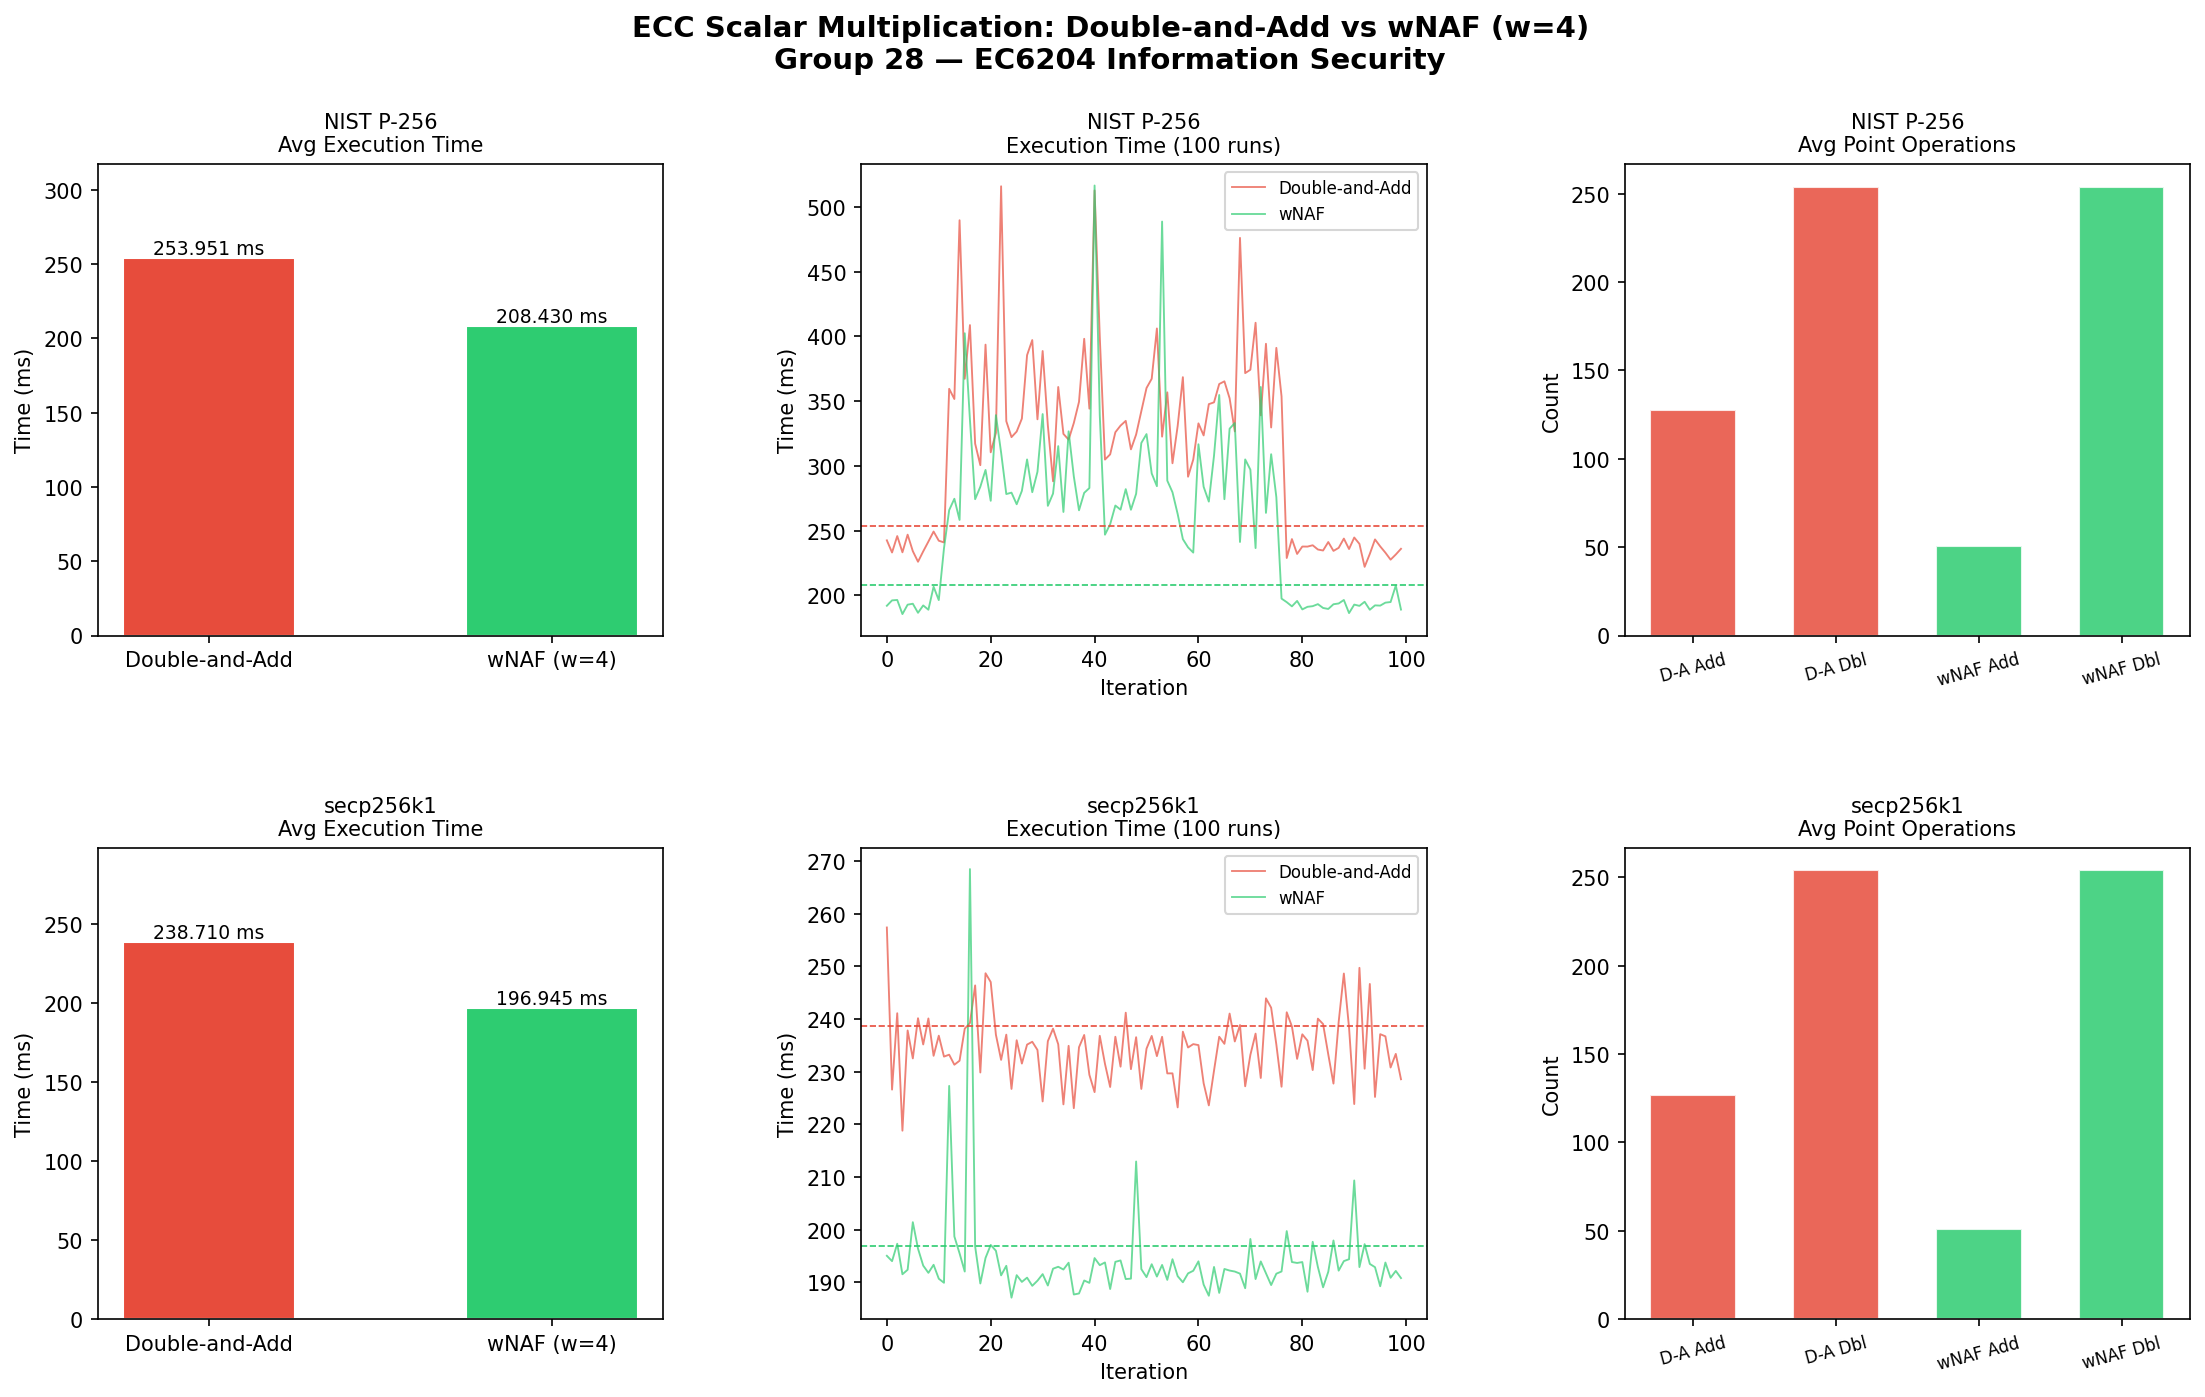

Generate this figure with Python:
"""
EC6204 Information Security - Mini Project | Group 28
Performance Improvement of ECC Scalar Multiplication
Using Windowed Non-Adjacent Form (wNAF) Method

Curves  : NIST P-256 (prime256v1) and secp256k1
Metrics : Execution time (ms), point operation count, memory usage (bytes)
Iterations: 500
"""

import time
import random
import tracemalloc
import statistics
import matplotlib.pyplot as plt
import matplotlib.gridspec as gridspec
import pandas as pd

# ── Elliptic-curve field and point arithmetic (pure Python, no external libs) ──

class FieldElement:
    """Modular arithmetic helpers (not used directly, but kept for clarity)."""
    pass


class ECPoint:
    """Affine point on a short Weierstrass curve  y² = x³ + ax + b (mod p)."""

    def __init__(self, x, y, curve):
        self.x = x
        self.y = y
        self.curve = curve

    def is_infinity(self):
        return self.x is None and self.y is None

    def __eq__(self, other):
        if other is None:
            return False
        return self.x == other.x and self.y == other.y

    def __repr__(self):
        if self.is_infinity():
            return "ECPoint(∞)"
        return f"ECPoint({hex(self.x)[:12]}…, {hex(self.y)[:12]}…)"


INFINITY = ECPoint(None, None, None)  # Identity element


class EllipticCurve:
    """
    Short Weierstrass curve: y² ≡ x³ + ax + b (mod p).
    Supports point addition, doubling, and negation.
    """

    def __init__(self, p, a, b, Gx, Gy, n, name):
        self.p = p
        self.a = a
        self.b = b
        self.G = ECPoint(Gx, Gy, self)
        self.n = n          # order of G
        self.name = name

    # ── Low-level helpers ────────────────────────────────────────────────────

    def _modinv(self, k, p):
        """Extended Euclidean algorithm (modular inverse)."""
        if k == 0:
            raise ZeroDivisionError("No inverse of zero")
        if k < 0:
            return p - self._modinv(-k, p)
        s, old_s = 0, 1
        r, old_r = p, k
        while r != 0:
            q = old_r // r
            old_r, r = r, old_r - q * r
            old_s, s = s, old_s - q * s
        return old_s % p

    def neg(self, P):
        """Return -P."""
        if P.is_infinity():
            return INFINITY
        return ECPoint(P.x, (-P.y) % self.p, self)

    def add(self, P, Q, _counter=None):
        """Point addition P + Q.  Optionally increments an op-counter list."""
        if _counter is not None:
            _counter[0] += 1          # count this addition

        if P.is_infinity():
            return Q
        if Q.is_infinity():
            return P
        if P.x == Q.x:
            if P.y != Q.y:
                return INFINITY       # P = -Q
            return self.double(P, _counter)

        lam = ((Q.y - P.y) * self._modinv(Q.x - P.x, self.p)) % self.p
        x3 = (lam * lam - P.x - Q.x) % self.p
        y3 = (lam * (P.x - x3) - P.y) % self.p
        return ECPoint(x3, y3, self)

    def double(self, P, _counter=None):
        """Point doubling 2P.  Optionally increments a doubling-counter list."""
        if _counter is not None:
            _counter[1] += 1          # count this doubling

        if P.is_infinity():
            return INFINITY
        lam = ((3 * P.x * P.x + self.a) * self._modinv(2 * P.y, self.p)) % self.p
        x3 = (lam * lam - 2 * P.x) % self.p
        y3 = (lam * (P.x - x3) - P.y) % self.p
        return ECPoint(x3, y3, self)

    def subtract(self, P, Q, _counter=None):
        """P - Q = P + (-Q)."""
        return self.add(P, self.neg(Q), _counter)


# ── NIST P-256 (prime256v1) ──────────────────────────────────────────────────

P256 = EllipticCurve(
    p  = 0xFFFFFFFF00000001000000000000000000000000FFFFFFFFFFFFFFFFFFFFFFFF,
    a  = 0xFFFFFFFF00000001000000000000000000000000FFFFFFFFFFFFFFFFFFFFFFFC,
    b  = 0x5AC635D8AA3A93E7B3EBBD55769886BC651D06B0CC53B0F63BCE3C3E27D2604B,
    Gx = 0x6B17D1F2E12C4247F8BCE6E563A440F277037D812DEB33A0F4A13945D898C296,
    Gy = 0x4FE342E2FE1A7F9B8EE7EB4A7C0F9E162BCE33576B315ECECBB6406837BF51F5,
    n  = 0xFFFFFFFF00000000FFFFFFFFFFFFFFFFBCE6FAADA7179E84F3B9CAC2FC632551,
    name = "NIST P-256"
)

# ── secp256k1 (Bitcoin curve) ─────────────────────────────────────────────────

SECP256K1 = EllipticCurve(
    p  = 0xFFFFFFFFFFFFFFFFFFFFFFFFFFFFFFFFFFFFFFFFFFFFFFFFFFFFFFFEFFFFFC2F,
    a  = 0,
    b  = 7,
    Gx = 0x79BE667EF9DCBBAC55A06295CE870B07029BFCDB2DCE28D959F2815B16F81798,
    Gy = 0x483ADA7726A3C4655DA4FBFC0E1108A8FD17B448A68554199C47D08FFB10D4B8,
    n  = 0xFFFFFFFFFFFFFFFFFFFFFFFFFFFFFFFEBAAEDCE6AF48A03BBFD25E8CD0364141,
    name = "secp256k1"
)


# ─────────────────────────────────────────────────────────────────────────────
#  Algorithm 1 : Double-and-Add
# ─────────────────────────────────────────────────────────────────────────────

def double_and_add(k, G, curve, count_ops=False):
    """
    Standard left-to-right binary scalar multiplication.

    Parameters
    ----------
    k          : scalar integer
    G          : base point (ECPoint)
    curve      : EllipticCurve instance
    count_ops  : if True, returns (result, additions, doublings)
    """
    counter = [0, 0]        # [additions, doublings]
    R = INFINITY
    binary_k = bin(k)[2:]   # e.g.  '11010001…'

    for bit in binary_k:
        if not R.is_infinity():
            R = curve.double(R, counter if count_ops else None)
        if bit == '1':
            if R.is_infinity():
                R = G
            else:
                R = curve.add(R, G, counter if count_ops else None)

    if count_ops:
        return R, counter[0], counter[1]
    return R


# ─────────────────────────────────────────────────────────────────────────────
#  Algorithm 2 : Windowed Non-Adjacent Form (wNAF)
# ─────────────────────────────────────────────────────────────────────────────

def to_wnaf(k, w):
    """
    Convert integer k to its wNAF (width-w Non-Adjacent Form) representation.

    Returns a list of digits (MSB-first) from the set
        { -(2^w-1), …, -3, -1, 0, 1, 3, …, 2^w-1 }
    where no two consecutive digits are both non-zero.
    """
    naf = []
    while k > 0:
        if k % 2 == 1:              # k is odd
            ki = k % (2 ** w)       # take w bits
            if ki >= 2 ** (w - 1):  # too large → go negative
                ki -= 2 ** w
            naf.append(ki)
            k -= ki
        else:
            naf.append(0)
        k //= 2                     # right-shift
    return naf[::-1]                # MSB first


def wnaf_multiply(k, G, curve, w=4, count_ops=False):
    """
    wNAF scalar multiplication.

    Parameters
    ----------
    k          : scalar integer
    G          : base point (ECPoint)
    curve      : EllipticCurve instance
    w          : window width (4 is optimal for 256-bit scalars)
    count_ops  : if True, returns (result, additions, doublings)
    """
    counter = [0, 0]        # [additions, doublings]

    # Step 1: Precompute table  [ G, 3G, 5G, …, (2^w - 1)G ]
    table_size = 2 ** (w - 1)   # number of odd multiples needed
    precomp = [None] * table_size
    precomp[0] = G
    double_G = curve.double(G)
    for i in range(1, table_size):
        precomp[i] = curve.add(precomp[i - 1], double_G)

    # Step 2: Convert k to wNAF digits
    naf_digits = to_wnaf(k, w)

    # Step 3: Evaluate via left-to-right scanning
    R = INFINITY
    for digit in naf_digits:
        if not R.is_infinity():
            R = curve.double(R, counter if count_ops else None)

        if digit > 0:
            idx = digit // 2        # odd digit d → index (d-1)/2
            if R.is_infinity():
                R = precomp[idx]
            else:
                R = curve.add(R, precomp[idx], counter if count_ops else None)
        elif digit < 0:
            idx = (-digit) // 2
            if R.is_infinity():
                R = curve.neg(precomp[idx])
            else:
                R = curve.subtract(R, precomp[idx], counter if count_ops else None)

    if count_ops:
        return R, counter[0], counter[1]
    return R


# ─────────────────────────────────────────────────────────────────────────────
#  Correctness Verification
# ─────────────────────────────────────────────────────────────────────────────

def verify_correctness(curve, trials=20):
    """Both algorithms must produce the same point Q = kG."""
    print(f"\n{'─'*55}")
    print(f"  Correctness check — {curve.name}  ({trials} random scalars)")
    print(f"{'─'*55}")
    all_ok = True
    for i in range(trials):
        k = random.randint(2, curve.n - 1)
        R_da   = double_and_add(k, curve.G, curve)
        R_wnaf = wnaf_multiply(k, curve.G, curve)
        ok = (R_da == R_wnaf)
        if not ok:
            all_ok = False
            print(f"  [FAIL] trial {i+1}: mismatch for k={hex(k)[:16]}…")
    if all_ok:
        print(f"  [PASS] All {trials} trials matched ✓")
    return all_ok


# ─────────────────────────────────────────────────────────────────────────────
#  Benchmarking helpers
# ─────────────────────────────────────────────────────────────────────────────

def benchmark(curve, iterations=500, w=4):
    """
    Run 'iterations' timed trials for both algorithms on 'curve'.
    Returns a dict with timing lists and operation counts.
    """
    print(f"\n{'─'*55}")
    print(f"  Benchmarking — {curve.name}  ({iterations} iterations, w={w})")
    print(f"{'─'*55}")

    da_times, wnaf_times = [], []
    da_adds, da_dubs = [], []
    wnaf_adds, wnaf_dubs = [], []

    for i in range(iterations):
        k = random.randint(2, curve.n - 1)

        # ── Double-and-Add ──────────────────────────────────────────
        tracemalloc.start()
        t0 = time.perf_counter()
        R_da, a, d = double_and_add(k, curve.G, curve, count_ops=True)
        t1 = time.perf_counter()
        _, peak_da = tracemalloc.get_traced_memory()
        tracemalloc.stop()

        da_times.append((t1 - t0) * 1000)      # ms
        da_adds.append(a)
        da_dubs.append(d)

        # ── wNAF ────────────────────────────────────────────────────
        tracemalloc.start()
        t0 = time.perf_counter()
        R_wn, a, d = wnaf_multiply(k, curve.G, curve, w=w, count_ops=True)
        t1 = time.perf_counter()
        _, peak_wnaf = tracemalloc.get_traced_memory()
        tracemalloc.stop()

        wnaf_times.append((t1 - t0) * 1000)
        wnaf_adds.append(a)
        wnaf_dubs.append(d)

        if (i + 1) % 100 == 0:
            print(f"    {i+1}/{iterations} done …")

    return {
        "da_times"   : da_times,
        "wnaf_times" : wnaf_times,
        "da_adds"    : da_adds,
        "da_dubs"    : da_dubs,
        "wnaf_adds"  : wnaf_adds,
        "wnaf_dubs"  : wnaf_dubs,
    }


def print_summary(data, curve_name):
    """Print a formatted statistics table for one curve."""
    def stats(lst):
        return {
            "mean"  : statistics.mean(lst),
            "min"   : min(lst),
            "max"   : max(lst),
            "stdev" : statistics.stdev(lst),
        }

    da   = stats(data["da_times"])
    wn   = stats(data["wnaf_times"])
    improvement = (da["mean"] - wn["mean"]) / da["mean"] * 100
    add_reduction = (
        (statistics.mean(data["da_adds"]) - statistics.mean(data["wnaf_adds"]))
        / statistics.mean(data["da_adds"]) * 100
    )

    print(f"\n{'═'*60}")
    print(f"  Results — {curve_name}")
    print(f"{'═'*60}")
    print(f"  {'Metric':<28} {'Double-and-Add':>12}  {'wNAF (w=4)':>12}")
    print(f"  {'─'*56}")
    print(f"  {'Avg time (ms)':<28} {da['mean']:>12.4f}  {wn['mean']:>12.4f}")
    print(f"  {'Min time (ms)':<28} {da['min']:>12.4f}  {wn['min']:>12.4f}")
    print(f"  {'Max time (ms)':<28} {da['max']:>12.4f}  {wn['max']:>12.4f}")
    print(f"  {'Std-dev (ms)':<28} {da['stdev']:>12.4f}  {wn['stdev']:>12.4f}")
    print(f"  {'Avg point additions':<28} {statistics.mean(data['da_adds']):>12.1f}  {statistics.mean(data['wnaf_adds']):>12.1f}")
    print(f"  {'Avg point doublings':<28} {statistics.mean(data['da_dubs']):>12.1f}  {statistics.mean(data['wnaf_dubs']):>12.1f}")
    print(f"  {'─'*56}")
    print(f"  Execution time improvement : {improvement:+.2f}%")
    print(f"  Addition reduction         : {add_reduction:+.2f}%")
    print(f"{'═'*60}")


# ─────────────────────────────────────────────────────────────────────────────
#  Plotting
# ─────────────────────────────────────────────────────────────────────────────

def plot_results(data_p256, data_k1):
    """Generate a 2×3 grid of benchmark charts and save to PNG."""
    fig = plt.figure(figsize=(18, 10))
    fig.suptitle(
        "ECC Scalar Multiplication: Double-and-Add vs wNAF (w=4)\n"
        "Group 28 — EC6204 Information Security",
        fontsize=14, fontweight='bold'
    )
    gs = gridspec.GridSpec(2, 3, figure=fig, hspace=0.45, wspace=0.35)

    COLORS = {"da": "#E74C3C", "wnaf": "#2ECC71"}

    for row, (data, cname) in enumerate([(data_p256, "NIST P-256"),
                                          (data_k1,   "secp256k1")]):
        avg_da   = statistics.mean(data["da_times"])
        avg_wnaf = statistics.mean(data["wnaf_times"])

        # Col 0 — Bar chart: average execution time
        ax0 = fig.add_subplot(gs[row, 0])
        bars = ax0.bar(["Double-and-Add", "wNAF (w=4)"],
                       [avg_da, avg_wnaf],
                       color=[COLORS["da"], COLORS["wnaf"]],
                       width=0.5, edgecolor='white')
        for bar, val in zip(bars, [avg_da, avg_wnaf]):
            ax0.text(bar.get_x() + bar.get_width() / 2,
                     bar.get_height() + 0.001,
                     f"{val:.3f} ms", ha='center', va='bottom', fontsize=9)
        ax0.set_title(f"{cname}\nAvg Execution Time", fontsize=10)
        ax0.set_ylabel("Time (ms)")
        ax0.set_ylim(0, max(avg_da, avg_wnaf) * 1.25)

        # Col 1 — Line chart: first 100 runs
        ax1 = fig.add_subplot(gs[row, 1])
        ax1.plot(data["da_times"][:100],   color=COLORS["da"],   alpha=0.7,
                 linewidth=0.9, label="Double-and-Add")
        ax1.plot(data["wnaf_times"][:100], color=COLORS["wnaf"], alpha=0.7,
                 linewidth=0.9, label="wNAF")
        ax1.axhline(avg_da,   color=COLORS["da"],   linestyle='--', linewidth=0.8)
        ax1.axhline(avg_wnaf, color=COLORS["wnaf"], linestyle='--', linewidth=0.8)
        ax1.set_title(f"{cname}\nExecution Time (100 runs)", fontsize=10)
        ax1.set_xlabel("Iteration")
        ax1.set_ylabel("Time (ms)")
        ax1.legend(fontsize=8)

        # Col 2 — Bar chart: avg point operations
        ax2 = fig.add_subplot(gs[row, 2])
        avg_ops = {
            "D-A Add"  : statistics.mean(data["da_adds"]),
            "D-A Dbl"  : statistics.mean(data["da_dubs"]),
            "wNAF Add" : statistics.mean(data["wnaf_adds"]),
            "wNAF Dbl" : statistics.mean(data["wnaf_dubs"]),
        }
        bar_colors = [COLORS["da"], COLORS["da"], COLORS["wnaf"], COLORS["wnaf"]]
        ax2.bar(avg_ops.keys(), avg_ops.values(),
                color=bar_colors, edgecolor='white', width=0.6, alpha=0.85)
        ax2.set_title(f"{cname}\nAvg Point Operations", fontsize=10)
        ax2.set_ylabel("Count")
        ax2.set_xticks(range(len(avg_ops)))
        ax2.set_xticklabels(avg_ops.keys(), rotation=15, fontsize=8)

    import os
    output_dir = "outputs"
    os.makedirs(output_dir, exist_ok=True)
    output_file = os.path.join(output_dir, "ecc_benchmark.png")
    plt.savefig(output_file, dpi=150, bbox_inches='tight')
    print(f"\n  Chart saved → {output_file}")
    plt.show()


# ─────────────────────────────────────────────────────────────────────────────
#  Main
# ─────────────────────────────────────────────────────────────────────────────

def main():
    random.seed(42)   # reproducible results
    ITERATIONS = 500
    W = 4             # window width (optimal for 256-bit keys)

    print("=" * 60)
    print("  EC6204 — Mini Project Group 28")
    print("  ECC Scalar Multiplication Benchmark")
    print("=" * 60)

    # 1. Correctness check
    verify_correctness(P256)
    verify_correctness(SECP256K1)

    # 2. Benchmarks
    data_p256 = benchmark(P256,      iterations=ITERATIONS, w=W)
    data_k1   = benchmark(SECP256K1, iterations=ITERATIONS, w=W)

    # 3. Print summaries
    print_summary(data_p256, P256.name)
    print_summary(data_k1,   SECP256K1.name)

    # 4. Plots
    plot_results(data_p256, data_k1)

    # 5. Export CSV
    df = pd.DataFrame({
        "iteration"         : range(1, ITERATIONS + 1),
        "p256_da_time_ms"   : data_p256["da_times"],
        "p256_wnaf_time_ms" : data_p256["wnaf_times"],
        "p256_da_adds"      : data_p256["da_adds"],
        "p256_wnaf_adds"    : data_p256["wnaf_adds"],
        "k1_da_time_ms"     : data_k1["da_times"],
        "k1_wnaf_time_ms"   : data_k1["wnaf_times"],
        "k1_da_adds"        : data_k1["da_adds"],
        "k1_wnaf_adds"      : data_k1["wnaf_adds"],
    })
    output_dir = "outputs"
    csv_path = os.path.join(output_dir, "ecc_benchmark_results.csv")
    df.to_csv(csv_path, index=False)
    print(f"  Data   saved → {csv_path}")


if __name__ == "__main__":
    main()
